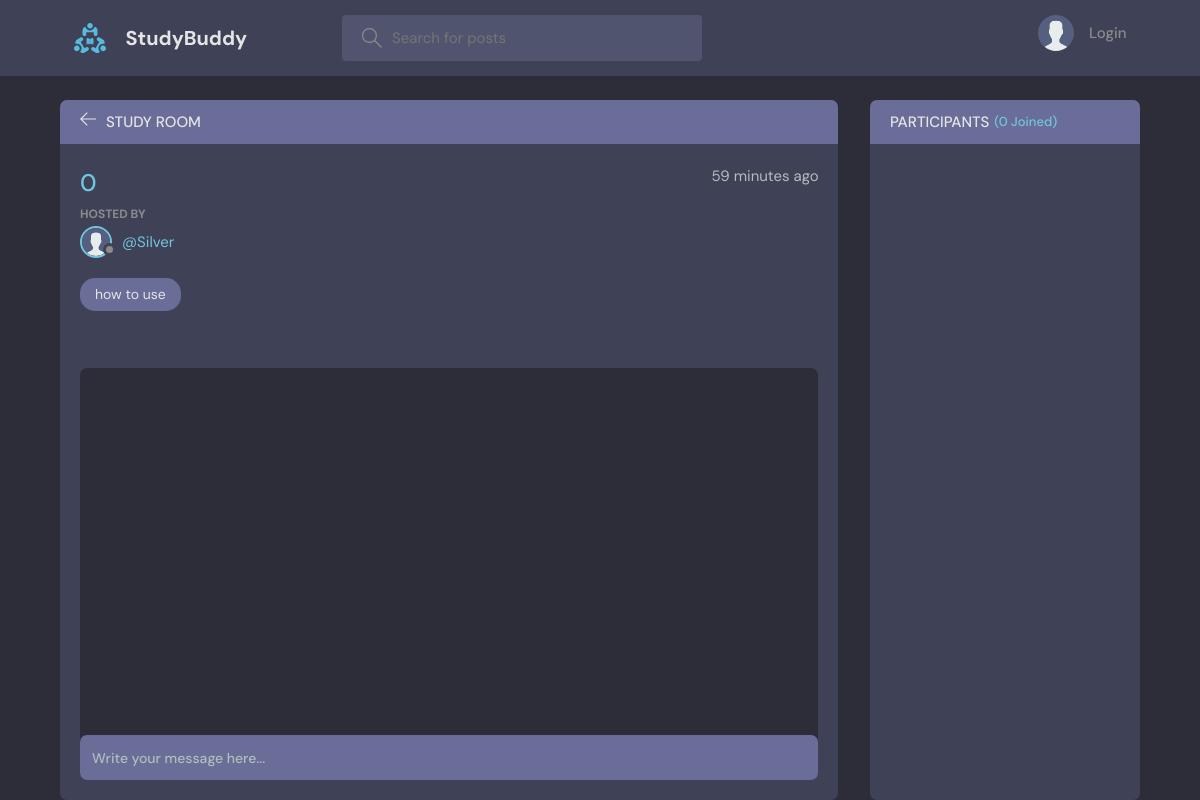
Page /room/2/ on the committed database.
### base/models.py (models this page shows, shortened)
class Room(models.Model):
    host = models.ForeignKey(User, on_delete=models.SET_NULL, null=True)
    topic = models.ForeignKey(Topic, on_delete=models.SET_NULL, null=True)
    name = models.CharField(max_length=200)
    description = models.TextField(null=True, blank=True)
    participants = models.ManyToManyField(
        User, related_name='participants', blank=True)
    updated = models.DateTimeField(auto_now=True)
    created = models.DateTimeField(auto_now_add=True)
    class Meta:
        ordering = ['-updated', '-created']

class User(AbstractUser):
    name = models.CharField(max_length=200, null=True)
    email = models.EmailField(unique=True, null=True)
    bio = models.TextField(null=True)
    avatar = models.ImageField(null=True, default="avatar.svg")

class Topic(models.Model):
    name = models.CharField(max_length=200)
    def __str__(self):
        return self.name

### base/views.py (the view, shortened to what this page needs)
# urls.py: path('room/<str:pk>/', views.room, name="room"),
def room(request, pk):
    room = Room.objects.get(id=pk)
    room_messages = room.message_set.all()
    participants = room.participants.all()
    context = {'room': room, 'room_messages': room_messages,
               'participants': participants}
    return render(request, 'base/room.html', context)

### base/templates/base/room.html (shortened to what this page needs)
{% extends 'main.html' %}
{% block content %}
<main class="profile-page layout layout--2">
  <div class="container">
    <div class="room">
      <div class="room__top">
        <div class="room__topLeft">
          <a href="{% url 'home' %}">
            <svg version="1.1" xmlns="http://www.w3.org/2000/svg" width="32" height="32" viewBox="0 0 32 32">
              <title>arrow-left</title>
              <path
                d="M13.723 2.286l-13.723 13.714 13.719 13.714 1.616-1.611-10.96-10.96h27.625v-2.286h-27.625l10.965-10.965-1.616-1.607z">
              </path>
            </svg>
          </a>
          <h3>Study Room</h3>
        </div>
      </div>
      <div class="room__box scroll">
        <div class="room__header scroll">
          <div class="room__info">
            <h3>{{room.name}}</h3>
            <span>{{room.created|timesince}} ago</span>
          </div>
          <div class="room__hosted">
            <p>Hosted By</p>
            <a href="{% url 'user-profile' room.host.id %}" class="room__author">
              <div class="avatar avatar--small">
                <img src="{{room.host.avatar.url}}" />
              </div>
              <span>@{{room.host.username}}</span>
            </a>
          </div>
          <span class="room__topics">{{room.topic}}</span>
        </div>
        <div class="room__conversation">
          <div class="threads scroll">
          </div>
        </div>
      </div>
      <div class="room__message">
        <form action="" method="POST">
          <input name="body" placeholder="Write your message here..." />
        </form>
      </div>
    </div>
    <div class="participants">
      <h3 class="participants__top">Participants <span>({{participants.count}} Joined)</span></h3>
      <div class="participants__list scroll">
      </div>
    </div>
  </div>
</main>
{% endblock content %}

### static/styles/style.css (style rules this page uses)
:root { --color-main: #71c6dd; --color-main-light: #e1f6fb; --color-dark: #3f4156; --color-dark-medium: #51546e; --color-dark-light: #696d97; --color-light: #e5e5e5; --color-gray: #8b8b8b; --color-light-gray: #b2bdbd; --color-bg: #2d2d39; --color-success: #5dd693; --color-error: #fc4b0b; }
* { font-family: "DM Sans", -apple-system, BlinkMacSystemFont, "Segoe UI", Roboto, Oxygen, Ubuntu, Cantarell, "Open Sans", "Helvetica Neue", sans-serif; margin: 0; padding: 0; box-sizing: border-box; text-rendering: optimizeLegibility; font-size: inherit; }
html { font-size: 56.25%; }
@media only screen and (min-width: 1200px) { html { font-size: 62.5%; } }
body { line-height: 1.6; font-weight: 400; font-size: 1.5rem; color: var(--color-light-gray); background-color: var(--color-bg); min-height: 100vh; }
img { width: 100%; }
a { display: inline-block; color: var(--color-main); text-decoration: none; }
.container { max-width: 120rem; width: 90%; margin: auto; }
.avatar { position: relative; display: inline-block; border-radius: 50%; border: 2px solid var(--color-main); }
.avatar img { display: block; border-radius: 50%; object-fit: cover; object-position: center; }
.avatar::after { content: ""; display: block; position: absolute; background-color: var(--color-gray); z-index: 111; border-radius: 50%; border: 0.3rem solid var(--color-dark); }
.avatar.avatar--small img { width: 2.8rem; height: 2.8rem; }
.avatar.avatar--small:after { width: 0.7rem; height: 0.7rem; bottom: 0px; right: -6px; }
.layout { margin-top: 2.4rem; }
.layout > .container { display: flex; justify-content: space-between; align-items: flex-start; }
.layout--2 > .container > div:first-child { flex-basis: 72%; }
.layout--2 > .container > div:last-child { flex-basis: 25%; }
.room, .participants { background: var(--color-dark); max-height: 87.5vh; border-radius: 0.7rem; overflow: hidden; position: relative; }
.room__top, .participants__top { background: var(--color-dark-light); display: flex; justify-content: space-between; align-items: center; padding: 1rem 2rem; position: relative; }
.room__top svg, .thread__top svg { width: 1.6rem; height: 1.6rem; fill: var(--color-light); cursor: pointer; }
.room__topLeft { display: flex; align-items: flex-end; gap: 1rem; }
.room__topLeft h3, .participants__top { text-transform: uppercase; font-weight: 500; color: var(--color-light); }
.room__topLeft svg { width: 1.6rem; height: 1.6rem; fill: var(--color-light); }
.room__header { max-height: 30vh; overflow-y: auto; position: absolute; width: 95%; background: var(--color-dark); z-index: 999; top: 4.4rem; padding-top: 2rem; padding-bottom: 1rem; }
.room__box { padding-left: 2rem; padding-right: 2rem; height: 80.5vh; padding-bottom: 0; }
.room__info { display: flex; justify-content: space-between; }
.room__info h3 { font-size: 2.4rem; font-weight: 500; color: var(--color-main); }
.room__hosted p { text-transform: uppercase; color: var(--color-gray); font-size: 1.2rem; font-weight: 700; line-height: 2; }
.room__author { display: flex; gap: 1rem; align-items: center; margin-bottom: 1rem; transition: all 0.3s ease-in-out; }
.room__topics { padding: 0.5rem 1.5rem; background: var(--color-dark-light); color: var(--color-light); display: inline-block; font-size: 1.4rem; border-radius: 1.5rem; margin: 1rem 0; }
.room__conversation { margin-top: 1rem; margin-bottom: 4rem; height: 64%; }
.threads { background: var(--color-bg); border-radius: 0.7rem; overflow-y: auto; height: 100%; margin-top: 28vh; padding: 0 2rem 4rem 2rem; }
.room__message { padding: 2rem; position: absolute; z-index: 111; bottom: 0; left: 0; right: 0; background: transparent; }
.room__message > form > input { resize: none; background-color: var(--color-dark-light); color: var(--color-light); border: none; outline: none; border-radius: 0.7rem; height: 4.5rem; width: 100%; margin-top: -1rem; padding: 1.2rem; font-size: 1.4rem; font-weight: 500; position: relative; }
.room__message > form > input::placeholder { color: var(--color-light-gray); }
.participants__top span { color: var(--color-main); font-size: 1.3rem; text-transform: none; }
.participants__top { justify-content: flex-start; gap: 0.5rem; }
.participants__list { padding: 2rem; height: 82.5vh; overflow-y: scroll; padding-bottom: 0; }

### rows in the picture
Room: name "0", created "59 minutes", host.avatar (placeholder picture), host.username "Silver", topic "how to use"

### other values in the picture
{{ participants.count }} "0"
